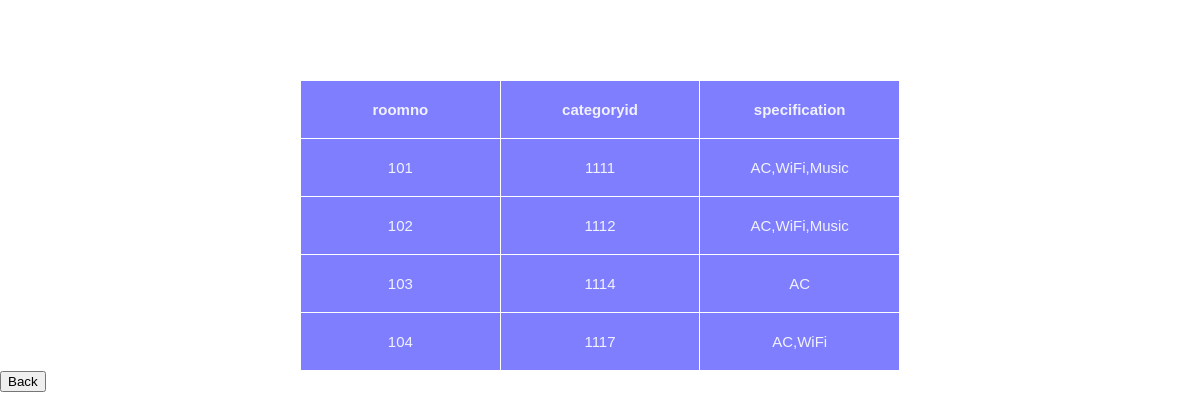
/roomdetails.php, run on the app's committed database.
### tables this page shows
CREATE TABLE `roomdetail` (
  `roomno` int(11) NOT NULL,
  `categoryid` int(11) NOT NULL,
  `specification` varchar(30) NOT NULL
);

### roomdetails.php (the view, shortened to what this page needs)
<html>
<body>
<link rel="stylesheet" href="style8.css">
<?php
			$con = mysqli_connect("localhost","root","root","hotelproject");
		mysqli_select_db($con,"hotelproject");
		$sql = "SELECT * FROM roomdetail";
		$result =mysqli_query($con,$sql);
		echo "<table border='1'>
		<tr>
		<th>roomno</th>
		<th>categoryid</th>
		<th>specification</th>
		</tr>";
		while($row =mysqli_fetch_array($result))
		{
			echo "<tr> <td>" . $row['roomno'] . "</td>";
			echo "<td>" . $row['categoryid'] . "</td>";
			echo "<td>" . $row['specification'] . "</td>";
		};
		echo "</table>";
?>
<form action="adminhome.php" method="post">
		<input class="loginbox4" type="submit" name="" value="Back">
		</form>
</body>
</html>

### style8.css (style rules this page uses)
body { margin: 0 auto; background-image: url(bed-1846251); background-position: center; background-size: cover; font-family: sans-serif; }
table, th, td { width: 50%; margin: auto; border: 1px solid white; border-collapse: collapse; text-align: center; font-size: 15px; table-layout: fixed; background: blue; opacity: 0.5; color: white; margin-top: 80px; }
th, td { padding: 20px; opacity: 0.9; }

### data on the page
roomdetail: roomno "101", categoryid "1111", specification "AC,WiFi,Music"
roomdetail: roomno "102", categoryid "1112", specification "AC,WiFi,Music"
roomdetail: roomno "103", categoryid "1114", specification "AC"
roomdetail: roomno "104", categoryid "1117", specification "AC,WiFi"
